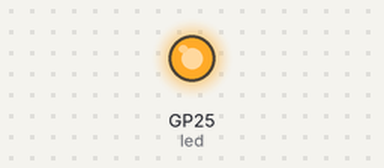
A program run on a simulated Raspberry Pi Pico running MicroPython. On the bench: output pins drawn as LEDs (lit = HIGH).

Above: at 1.0 s.
At 3.0 s:
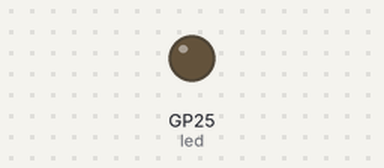
Timing chart, 0 to 5.2 s (numbered marks = the images above):
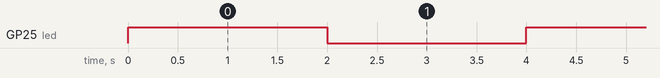

Measured:
- by itself, GP25 (led): alternates HIGH for 2.0 s and LOW for 2.0 s

The program:

Toggle.py
```python
from machine import Pin # machine is used to interact the device with micro python
import utime # used for the delaying the led

led = Pin(25,Pin.OUT) # Pin 25 is the Output Pin for the internal led on the pico

while True:

    led.toggle() # Turns on and off the led
    utime.sleep(2) # Delay of 2 sec
```
